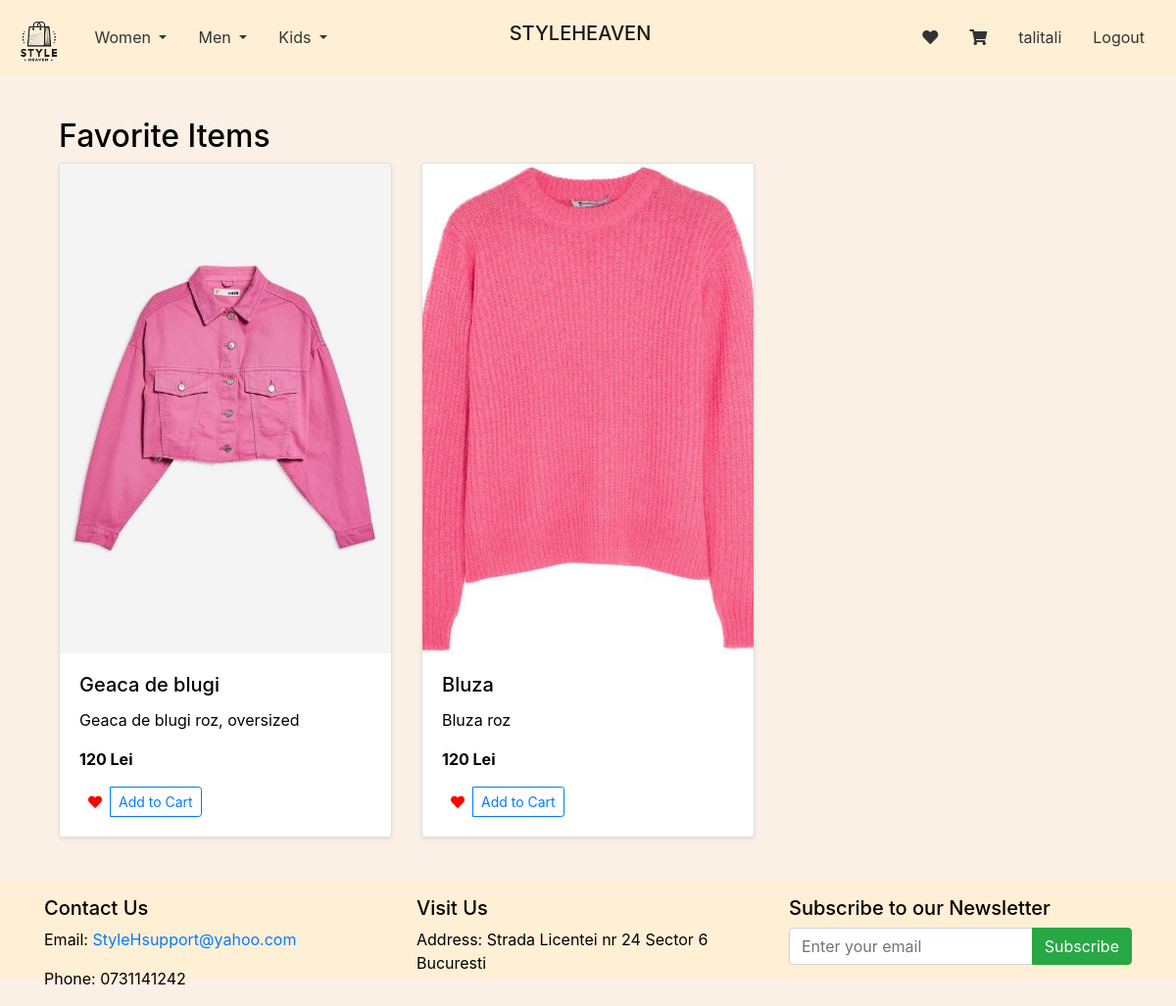
The app's page /favorite (signed in) with its own data.
### market/models.py (models this page shows, shortened)
class User(db.Model, UserMixin):
    id = db.Column(db.Integer(), primary_key=True)
    username = db.Column(db.String(length=30), nullable=False, unique=True)
    email_address = db.Column(db.String(length=50), nullable=False, unique=True)
    password_hash = db.Column(db.String(length=60), nullable=False)
    budget = db.Column(db.Integer(), nullable=False, default=1000)
    items = db.relationship('Item', backref='owned_user', lazy=True)
    favorites = db.relationship('Favorite', backref='user', lazy=True)
    @property
    def password(self):
        return self.password

class Item(db.Model):
    id = db.Column(db.Integer(), primary_key=True)
    name = db.Column(db.String(length=30), nullable=False, unique=True)
    price = db.Column(db.Integer(), nullable=False)
    barcode = db.Column(db.String(length=12), nullable=False, unique=True)
    description = db.Column(db.String(length=1024), nullable=False, unique=True)
    image_filename = db.Column(db.String(length=100), nullable=True)
    owner = db.Column(db.Integer(), db.ForeignKey('user.id'))
    category = db.Column(db.String(length=50), nullable=False, default='general')
    subcategory = db.Column(db.String(length=50), nullable=False, default='general')

### market/routes.py (the view)
@app.route('/favorite')
@login_required
def favorite_page():
    favorites = Favorite.query.filter_by(user_id=current_user.id).all()
    favorite_items = [Item.query.get(favorite.product_id) for favorite in favorites]
    return render_template('favorite.html', items=favorite_items)

### market/models.py (called while the page is built)
@login_manager.user_loader
def load_user(user_id):
    return User.query.get(int(user_id))

### market/templates/favorite.html (shortened to what this page needs)
{% extends 'base.html' %}
{% block content %}
<div class="container mt-4">
    <h2>Favorite Items</h2>
    <div class="row">
        {% for item in items %}
        {% if item.name and item.price %}
        <div class="col-md-4">
            <div class="card mb-4 shadow-sm">
                {% if item.image_filename and item.image_filename != 'default.jpg' %}
                    <img src="{{ url_for('static', filename='img/' + item.image_filename) }}" class="card-img-top img-fluid product-img" alt="{{ item.name }}">
                {% endif %}
                <div class="card-body">
                    <h5 class="card-title">{{ item.name }}</h5>
                    <p class="card-text">{{ item.description }}</p>
                    <p class="card-text"><strong>{{ item.price }} Lei</strong></p>
                    <div class="d-flex justify-content-between align-items-center">
                        <div class="btn-group">
                            <form action="{{ url_for('toggle_favorite') }}" method="post">
                                <button type="submit" class="btn btn-sm favorite-btn favorited">
                                    <i class="fa fa-heart"></i>
                                </button>
                            </form>
                            <button type="button" class="btn btn-sm btn-outline-primary" data-toggle="modal" data-target="#Modal-Cart-{{ item.id }}">Add to Cart</button>
                        </div>
                    </div>
                </div>
            </div>
        </div>
        {% endif %}
        {% endfor %}
    </div>
</div>
{% endblock %}

### market/templates/base.html (shortened to what this page needs)
<!DOCTYPE html>
<html lang="en">
<head>
    <link rel="stylesheet" href="https://stackpath.bootstrapcdn.com/bootstrap/4.5.2/css/bootstrap.min.css">
    <link rel="stylesheet" href="https://cdnjs.cloudflare.com/ajax/libs/font-awesome/5.15.1/css/all.min.css">
</head>
<body class="bg-light-creme text-black">
    <nav class="navbar navbar-expand-lg bg-peach navbar-light fixed-top">
        <a class="navbar-brand" href="{{ url_for('home_page') }}">
            <img src="{{ url_for('static', filename='img/logo.png') }}" alt="Logo" style="height: 50px;">
        </a>
        <div class="collapse navbar-collapse" id="navbarNavDropdown">
            <ul class="navbar-nav mr-auto">
                <li class="nav-item dropdown">
                    <a class="nav-link dropdown-toggle" href="#" id="womenDropdown" role="button" data-toggle="dropdown" aria-haspopup="true" aria-expanded="false">
                        Women
                    </a>
                </li>
                <li class="nav-item dropdown">
                    <a class="nav-link dropdown-toggle" href="#" id="menDropdown" role="button" data-toggle="dropdown" aria-haspopup="true" aria-expanded="false">
                        Men
                    </a>
                </li>
                <li class="nav-item dropdown">
                    <a class="nav-link dropdown-toggle" href="#" id="kidsDropdown" role="button" data-toggle="dropdown" aria-haspopup="true" aria-expanded="false">
                        Kids
                    </a>
                </li>
            </ul>
             <div class="navbar-nav navbar-nav-center">
                <h1 class="navbar-brand">STYLEHEAVEN</h1>
            </div>
            <ul class="navbar-nav ml-auto">
                {% if current_user.is_authenticated %}
                    <li class="nav-item">
                        <a class="nav-link" href="{{ url_for('favorite_page') }}"><i class="fas fa-heart"></i></a>
                    </li>
                    <li class="nav-item">
                        <a class="nav-link" href="{{ url_for('shopping_cart_page') }}"><i class="fas fa-shopping-cart"></i></a>
                    </li>
                    <li class="nav-item">
                        <a class="nav-link" href="#">{{ current_user.username }}</a>
                    </li>
                    <li class="nav-item">
                        <a class="nav-link" href="{{ url_for('logout_page') }}">Logout</a>
                    </li>
                {% else %}
                    <li class="nav-item">
                        <a class="nav-link" href="{{ url_for('login_page') }}">Login</a>
                    </li>
                {% endif %}
            </ul>
        </div>
    </nav>
    <div class="content-wrapper container mt-5 pt-5">
        {% block content %}
        {% endblock %}
    </div>
    <footer class="bg-peach text-black py-3">
        <div class="container">
            <div class="row">
                <div class="col-md-4">
                    <h5>Contact Us</h5>
                    <p>Email: <a href="mailto:StyleHsupport@yahoo.com">StyleHsupport@yahoo.com</a></p>
                    <p>Phone: 0731141242</p>
                </div>
                <div class="col-md-4">
                    <h5>Visit Us</h5>
                    <p>Address: Strada Licentei nr 24 Sector 6 Bucuresti</p>
                </div>
                <div class="col-md-4">
                    <h5>Subscribe to our Newsletter</h5>
                    <form action="{{ url_for('subscribe_newsletter') }}" method="POST">
                        <div class="input-group">
                            <input type="email" name="email" class="form-control" placeholder="Enter your email" required>
                            <div class="input-group-append">
                                <button class="btn btn-success" type="submit">Subscribe</button>
                            </div>
                        </div>
                    </form>
                </div>
            </div>
        </div>
    </footer>
</body>
</html>

### market/templates/base.html (style rules this page uses)
.navbar-nav .nav-item .nav-link { padding-right: 1rem; padding-left: 1rem; }
.bg-light-creme { background-color: #FAF0E6 !important; }
.bg-peach { background-color: #FFEFD5 !important; }
.text-black { color: black !important; }
.navbar-light .navbar-nav .nav-link { color: #333; }
.content-wrapper { flex: 1 0 auto; margin-bottom: 20px; }
footer { flex-shrink: 0; height: 100px; }
.navbar-nav-center { position: absolute; left: 50%; transform: translateX(-50%); }
body { display: flex; flex-direction: column; min-height: 100vh; }

### market/templates/favorite.html (style rules this page uses)
.product-img { width: 100%; height: 500px; object-fit: cover; }
.favorite-btn.favorited .fa-heart { color: red; }
.favorite-btn .fa-heart { color: black; }

### records on screen
User: username "talitali"
Item: image_filename (picture), name "Geaca de blugi", description "Geaca de blugi roz, oversized", price "120"
Item: image_filename (picture), name "Bluza", description "Bluza roz", price "120"
